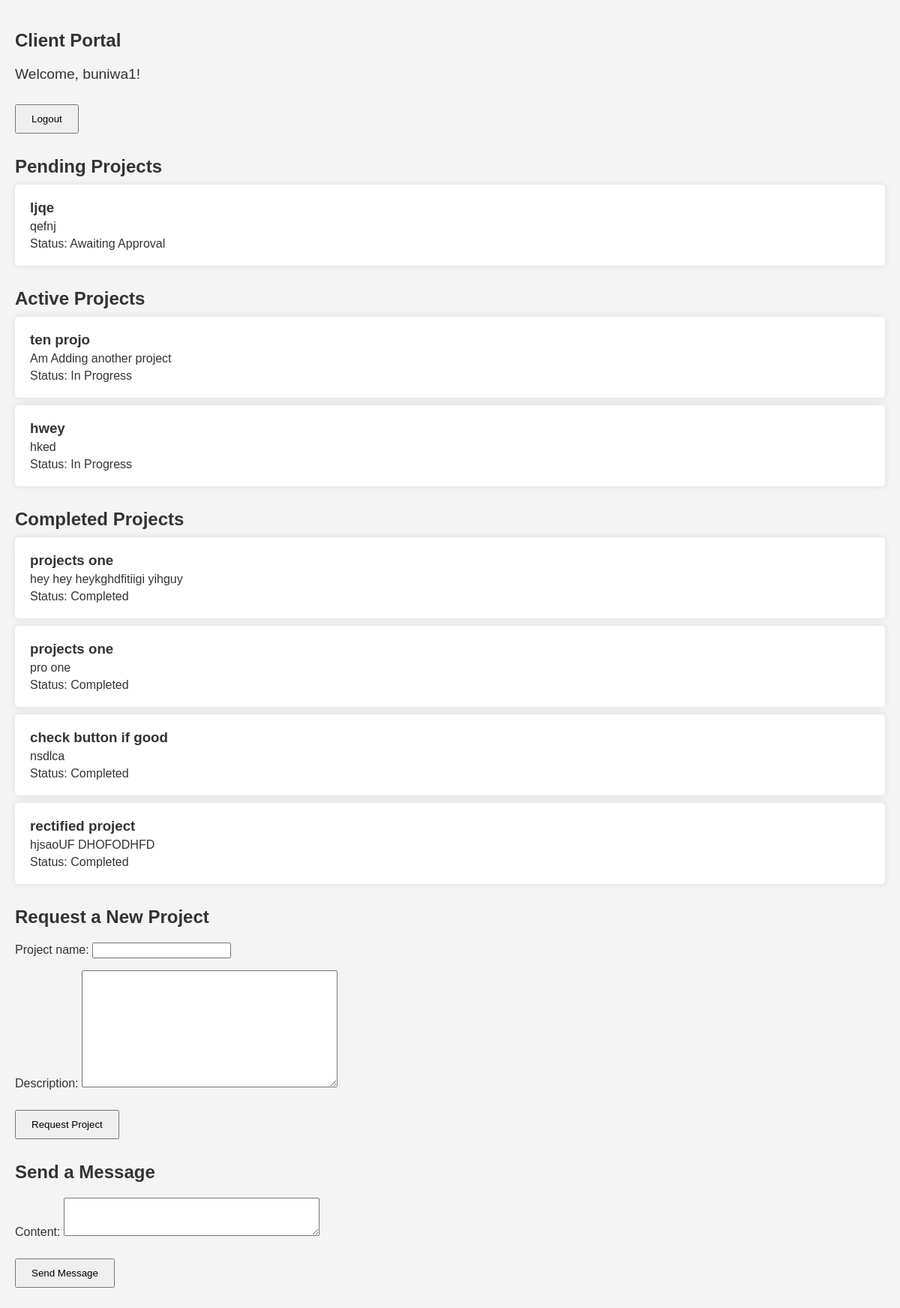
Before: /portal/ (signed in) with the older database file.
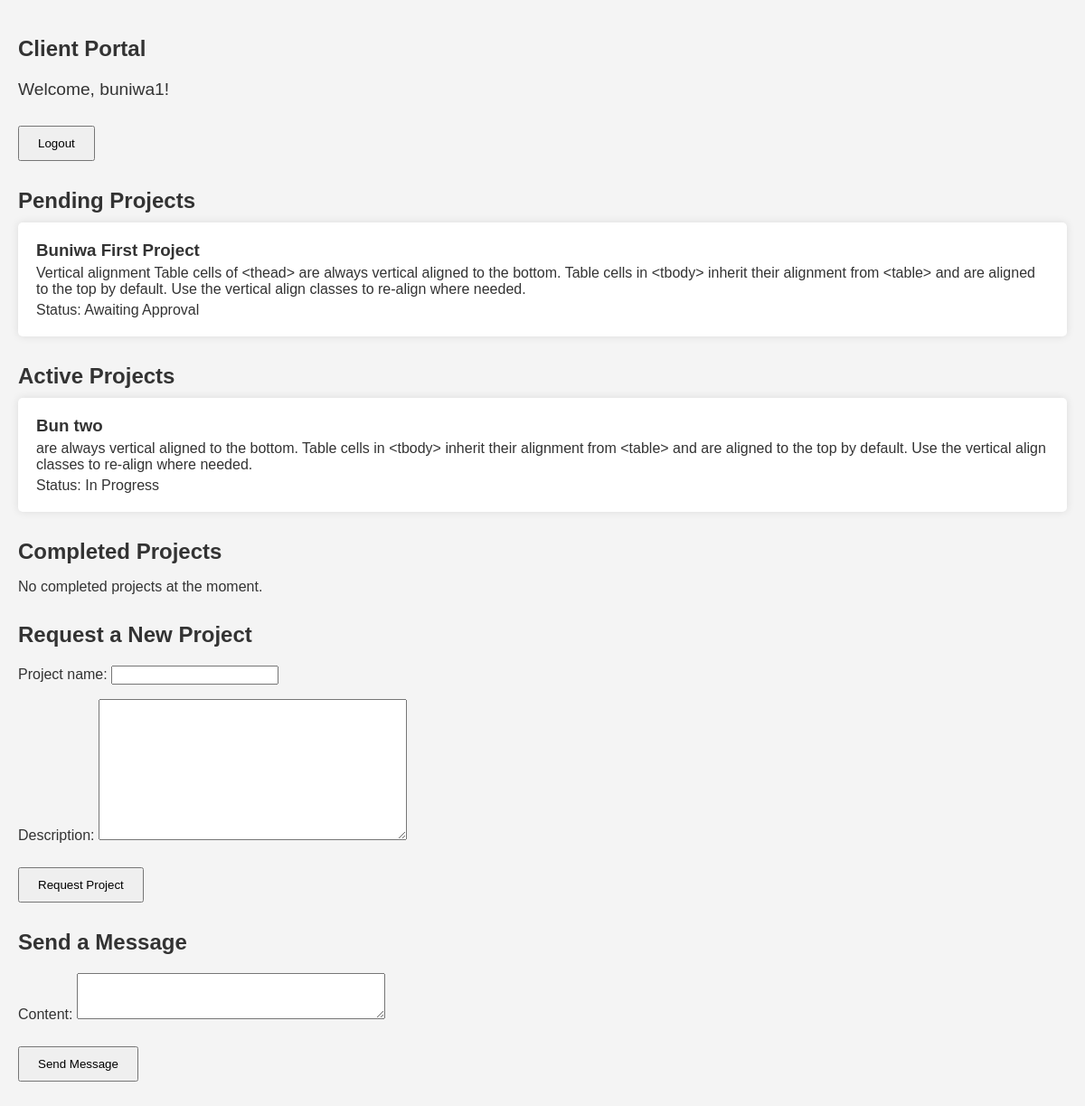
After: the same page with the newer database file.
### Portal/models.py (models this page shows, shortened)
class ProjectRequest(models.Model):
    user = models.ForeignKey(User, on_delete=models.CASCADE)
    project_name = models.CharField(max_length=100)
    description = models.TextField()
    status = models.CharField(max_length=20, choices=[('Requested', 'Requested'), ('In Progress', 'In Progress'), ('Completed', 'Completed')])

### Portal/views.py (the view)
# urls.py: path('', views.client_portal, name='client_portal'),
@login_required
def client_portal(request):
    if request.method == 'POST':
        form = ProjectRequestForm(request.POST)
        if form.is_valid():
            project_request = form.save(commit=False)
            project_request.user = request.user
            project_request.status = 'Requested'  # Set default status to 'Requested'
            project_request.save()
            return redirect('client_portal')  # Redirect to the same page after submitting the form
    else:
        form = ProjectRequestForm()
    pending_projects = ProjectRequest.objects.filter(user=request.user, status='Requested')  # Get projects with status 'Requested'
    active_projects = ProjectRequest.objects.filter(user=request.user, status='In Progress')  # Get projects with status 'In Progress'
    completed_projects = ProjectRequest.objects.filter(user=request.user, status='Completed')  # Get projects with status 'Completed'
    message_form = MessageForm(request.POST or None)
    if request.method == 'POST' and 'content' in request.POST:
        if message_form.is_valid():
            message = message_form.save(commit=False)
            message.user = request.user
            message.save()
            return redirect('client_portal')
    return render(request, 'Portal/client_portal.html', {
        'form': form,
        'message_form': message_form,
        'pending_projects': pending_projects,
        'active_projects': active_projects,
        'completed_projects': completed_projects,
        'user': request.user
    })

### Portal/forms.py
class ProjectRequestForm(forms.ModelForm):
    class Meta:
        model = ProjectRequest
        fields = ['project_name', 'description']

class MessageForm(forms.ModelForm):
    class Meta:
        model = Message
        fields = ['content']
        widgets = {
            'content': forms.Textarea(attrs={'rows': 3}),
        }

### Buniwa/context_processors.py (called while the page is built)
def profile_photo(request):
    if request.user.is_authenticated:
        user_details = UserDetails.objects.get(user=request.user)
        profile_photo_url = user_details.profile_photo.url if user_details.profile_photo else 'https://st3.depositphotos.com/15648834/17930/v/600/depositphotos_179308454-stock-illustration-unknown-person-silhouette-glasses-profile.jpg'
        return {'profile_photo_url': profile_photo_url}
    return {}

### Portal/templates/Portal/client_portal.html (shortened to what this page needs)
<!DOCTYPE html>
<html lang="en">
<head>
</head>
<body>
    <h2>Client Portal</h2>
    {% if user.is_authenticated %}
        <div class="welcome-message">
            <p>Welcome, {{ user.username }}!</p>
            <a href="{% url 'logout' %}"><button>Logout</button></a>
        </div>
        <div class="project-section">
            <h2>Pending Projects</h2>
            <div id="pending-projects">
                {% for project in pending_projects %}
                    <div class="project-card">
                        <h3>{{ project.project_name }}</h3>
                        <p>{{ project.description }}</p>
                        <p>Status: Awaiting Approval</p>
                    </div>
                {% empty %}
                    <p>No pending projects at the moment.</p>
                {% endfor %}
            </div>
        </div>
        <div class="project-section">
            <h2>Active Projects</h2>
            <div id="active-projects">
                {% for project in active_projects %}
                    <div class="project-card">
                        <h3>{{ project.project_name }}</h3>
                        <p>{{ project.description }}</p>
                        <p>Status: In Progress</p>
                    </div>
                {% empty %}
                    <p>No active projects at the moment.</p>
                {% endfor %}
            </div>
        </div>
        <div class="project-section">
            <h2>Completed Projects</h2>
            <div id="completed-projects">
                {% for project in completed_projects %}
                    <div class="project-card">
                        <h3>{{ project.project_name }}</h3>
                        <p>{{ project.description }}</p>
                        <p>Status: Completed</p>
                    </div>
                {% empty %}
                    <p>No completed projects at the moment.</p>
                {% endfor %}
            </div>
        </div>
        <h2>Request a New Project</h2>
        <form method="post" action="{% url 'client_portal' %}">
            {{ form.as_p }}
            <button type="submit">Request Project</button>
        </form>
        <h2>Send a Message</h2>
        <form method="post" action="{% url 'client_portal' %}">
            {{ message_form.as_p }}
            <button type="submit">Send Message</button>
        </form>
    {% else %}
        <div id="login-prompt">
            <p>Log in to see projects</p>
            <a href="{% url 'login' %}"><button>Login</button></a>
        </div>
    {% endif %}
</body>
</html>

### Portal/templates/Portal/client_portal.html (style rules this page uses)
body { font-family: Arial, sans-serif; background-color: #f4f4f4; color: #333; margin: 0; padding: 20px; }
h2 { color: #333; }
button { padding: 10px 20px; margin: 10px 0; cursor: pointer; }
.welcome-message { font-size: 1.2em; margin-bottom: 20px; }
.project-card { background: white; border-radius: 5px; box-shadow: 0 0 10px rgba(0,0,0,0.1); padding: 20px; margin-bottom: 10px; }
.project-card h3 { margin: 0; }
.project-card p { margin: 5px 0 0; }
.project-section { margin-bottom: 30px; }
.project-section h2 { margin-bottom: 10px; }

Changed rows visible on the page:
removed ProjectRequest: project_name "ljqe", description "qefnj", shown under "Pending Projects"
removed ProjectRequest: project_name "ten projo", description "Am Adding another project", shown under "Active Projects"
removed ProjectRequest: project_name "hwey", description "hked", shown under "Active Projects"
removed ProjectRequest: project_name "projects one", description "hey hey heykghdfitiigi yihguy", shown under "Completed Projects"
removed ProjectRequest: project_name "projects one", description "pro one", shown under "Completed Projects"
removed ProjectRequest: project_name "check button if good", description "nsdlca", shown under "Completed Projects"
removed ProjectRequest: project_name "rectified project", description "hjsaoUF DHOFODHFD", shown under "Completed Projects"
added ProjectRequest: project_name "Buniwa First Project", description "Vertical alignment Table cells of <thead> are always vertical aligned to the bottom. Table cells in <tbody> inherit their alignment from <table> and are aligned to the top by default. Use the vertical align classes to re-align where needed.", shown under "Pending Projects"
added ProjectRequest: project_name "Bun two", description "are always vertical aligned to the bottom. Table cells in <tbody> inherit their alignment from <table> and are aligned to the top by default. Use the vertical align classes to re-align where needed.", shown under "Active Projects"
Other visible differences:
text now shown: "No completed projects at the moment."
